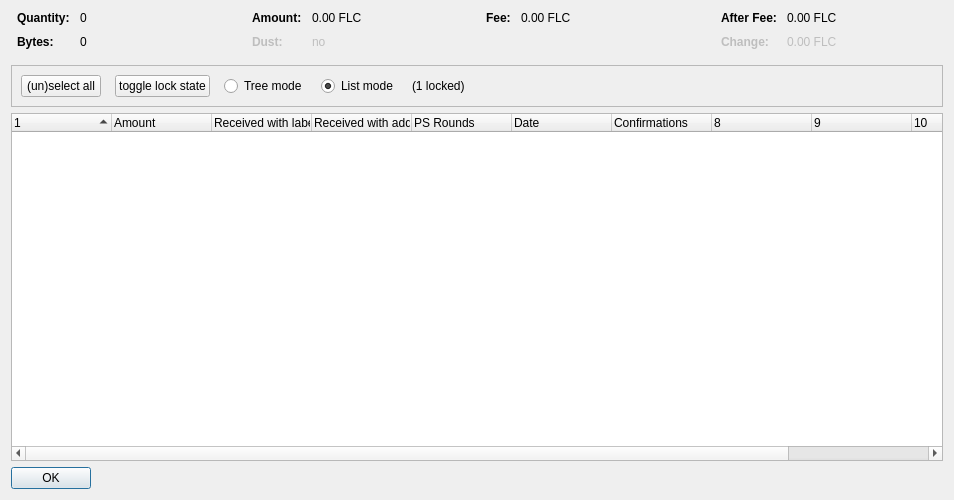
<?xml version="1.0" encoding="UTF-8"?>
<ui version="4.0">
 <class>CoinControlDialog</class>
 <widget class="QDialog" name="CoinControlDialog">
  <property name="geometry">
   <rect>
    <x>0</x>
    <y>0</y>
    <width>954</width>
    <height>500</height>
   </rect>
  </property>
  <property name="windowTitle">
   <string>Coin Selection</string>
  </property>
  <layout class="QVBoxLayout" name="verticalLayout">
   <item>
    <layout class="QHBoxLayout" name="horizontalLayoutTop" stretch="0,0,0,0">
     <property name="topMargin">
      <number>0</number>
     </property>
     <property name="bottomMargin">
      <number>10</number>
     </property>
     <item>
      <layout class="QFormLayout" name="formLayoutCoinControl1">
       <property name="horizontalSpacing">
        <number>10</number>
       </property>
       <property name="verticalSpacing">
        <number>10</number>
       </property>
       <property name="leftMargin">
        <number>6</number>
       </property>
       <property name="rightMargin">
        <number>6</number>
       </property>
       <item row="0" column="0">
        <widget class="QLabel" name="labelCoinControlQuantityText">
         <property name="font">
          <font>
           <weight>75</weight>
           <bold>true</bold>
          </font>
         </property>
         <property name="text">
          <string>Quantity:</string>
         </property>
        </widget>
       </item>
       <item row="0" column="1">
        <widget class="QLabel" name="labelCoinControlQuantity">
         <property name="cursor">
          <cursorShape>IBeamCursor</cursorShape>
         </property>
         <property name="contextMenuPolicy">
          <enum>Qt::ActionsContextMenu</enum>
         </property>
         <property name="text">
          <string notr="true">0</string>
         </property>
         <property name="textInteractionFlags">
          <set>Qt::LinksAccessibleByMouse|Qt::TextSelectableByKeyboard|Qt::TextSelectableByMouse</set>
         </property>
        </widget>
       </item>
       <item row="1" column="0">
        <widget class="QLabel" name="labelCoinControlBytesText">
         <property name="font">
          <font>
           <weight>75</weight>
           <bold>true</bold>
          </font>
         </property>
         <property name="text">
          <string>Bytes:</string>
         </property>
        </widget>
       </item>
       <item row="1" column="1">
        <widget class="QLabel" name="labelCoinControlBytes">
         <property name="cursor">
          <cursorShape>IBeamCursor</cursorShape>
         </property>
         <property name="contextMenuPolicy">
          <enum>Qt::ActionsContextMenu</enum>
         </property>
         <property name="text">
          <string notr="true">0</string>
         </property>
         <property name="textInteractionFlags">
          <set>Qt::LinksAccessibleByMouse|Qt::TextSelectableByKeyboard|Qt::TextSelectableByMouse</set>
         </property>
        </widget>
       </item>
      </layout>
     </item>
     <item>
      <layout class="QFormLayout" name="formLayoutCoinControl2">
       <property name="horizontalSpacing">
        <number>10</number>
       </property>
       <property name="verticalSpacing">
        <number>10</number>
       </property>
       <property name="leftMargin">
        <number>6</number>
       </property>
       <property name="rightMargin">
        <number>6</number>
       </property>
       <item row="0" column="0">
        <widget class="QLabel" name="labelCoinControlAmountText">
         <property name="font">
          <font>
           <weight>75</weight>
           <bold>true</bold>
          </font>
         </property>
         <property name="text">
          <string>Amount:</string>
         </property>
        </widget>
       </item>
       <item row="0" column="1">
        <widget class="QLabel" name="labelCoinControlAmount">
         <property name="cursor">
          <cursorShape>IBeamCursor</cursorShape>
         </property>
         <property name="contextMenuPolicy">
          <enum>Qt::ActionsContextMenu</enum>
         </property>
         <property name="text">
          <string notr="true">0.00 FLC</string>
         </property>
         <property name="textInteractionFlags">
          <set>Qt::LinksAccessibleByMouse|Qt::TextSelectableByKeyboard|Qt::TextSelectableByMouse</set>
         </property>
        </widget>
       </item>
       <item row="1" column="0">
        <widget class="QLabel" name="labelCoinControlLowOutputText">
         <property name="enabled">
          <bool>false</bool>
         </property>
         <property name="font">
          <font>
           <weight>75</weight>
           <bold>true</bold>
          </font>
         </property>
         <property name="text">
          <string>Dust:</string>
         </property>
        </widget>
       </item>
       <item row="1" column="1">
        <widget class="QLabel" name="labelCoinControlLowOutput">
         <property name="enabled">
          <bool>false</bool>
         </property>
         <property name="cursor">
          <cursorShape>IBeamCursor</cursorShape>
         </property>
         <property name="contextMenuPolicy">
          <enum>Qt::ActionsContextMenu</enum>
         </property>
         <property name="text">
          <string notr="true">no</string>
         </property>
         <property name="textInteractionFlags">
          <set>Qt::LinksAccessibleByMouse|Qt::TextSelectableByKeyboard|Qt::TextSelectableByMouse</set>
         </property>
        </widget>
       </item>
      </layout>
     </item>
     <item>
      <layout class="QFormLayout" name="formLayoutCoinControl3">
       <property name="horizontalSpacing">
        <number>10</number>
       </property>
       <property name="verticalSpacing">
        <number>10</number>
       </property>
       <property name="leftMargin">
        <number>6</number>
       </property>
       <property name="rightMargin">
        <number>6</number>
       </property>
       <item row="0" column="0">
        <widget class="QLabel" name="labelCoinControlFeeText">
         <property name="font">
          <font>
           <weight>75</weight>
           <bold>true</bold>
          </font>
         </property>
         <property name="text">
          <string>Fee:</string>
         </property>
        </widget>
       </item>
       <item row="0" column="1">
        <widget class="QLabel" name="labelCoinControlFee">
         <property name="cursor">
          <cursorShape>IBeamCursor</cursorShape>
         </property>
         <property name="contextMenuPolicy">
          <enum>Qt::ActionsContextMenu</enum>
         </property>
         <property name="text">
          <string notr="true">0.00 FLC</string>
         </property>
         <property name="textInteractionFlags">
          <set>Qt::LinksAccessibleByMouse|Qt::TextSelectableByKeyboard|Qt::TextSelectableByMouse</set>
         </property>
        </widget>
       </item>
      </layout>
     </item>
     <item>
      <layout class="QFormLayout" name="formLayoutCoinControl4">
       <property name="horizontalSpacing">
        <number>10</number>
       </property>
       <property name="verticalSpacing">
        <number>10</number>
       </property>
       <property name="leftMargin">
        <number>6</number>
       </property>
       <property name="rightMargin">
        <number>6</number>
       </property>
       <item row="0" column="0">
        <widget class="QLabel" name="labelCoinControlAfterFeeText">
         <property name="font">
          <font>
           <weight>75</weight>
           <bold>true</bold>
          </font>
         </property>
         <property name="text">
          <string>After Fee:</string>
         </property>
        </widget>
       </item>
       <item row="0" column="1">
        <widget class="QLabel" name="labelCoinControlAfterFee">
         <property name="cursor">
          <cursorShape>IBeamCursor</cursorShape>
         </property>
         <property name="contextMenuPolicy">
          <enum>Qt::ActionsContextMenu</enum>
         </property>
         <property name="text">
          <string notr="true">0.00 FLC</string>
         </property>
         <property name="textInteractionFlags">
          <set>Qt::LinksAccessibleByMouse|Qt::TextSelectableByKeyboard|Qt::TextSelectableByMouse</set>
         </property>
        </widget>
       </item>
       <item row="1" column="0">
        <widget class="QLabel" name="labelCoinControlChangeText">
         <property name="enabled">
          <bool>false</bool>
         </property>
         <property name="font">
          <font>
           <weight>75</weight>
           <bold>true</bold>
          </font>
         </property>
         <property name="text">
          <string>Change:</string>
         </property>
        </widget>
       </item>
       <item row="1" column="1">
        <widget class="QLabel" name="labelCoinControlChange">
         <property name="enabled">
          <bool>false</bool>
         </property>
         <property name="cursor">
          <cursorShape>IBeamCursor</cursorShape>
         </property>
         <property name="contextMenuPolicy">
          <enum>Qt::ActionsContextMenu</enum>
         </property>
         <property name="text">
          <string notr="true">0.00 FLC</string>
         </property>
         <property name="textInteractionFlags">
          <set>Qt::LinksAccessibleByMouse|Qt::TextSelectableByKeyboard|Qt::TextSelectableByMouse</set>
         </property>
        </widget>
       </item>
      </layout>
     </item>
    </layout>
   </item>
   <item>
    <widget class="QFrame" name="frame">
     <property name="minimumSize">
      <size>
       <width>0</width>
       <height>40</height>
      </size>
     </property>
     <property name="frameShape">
      <enum>QFrame::StyledPanel</enum>
     </property>
     <property name="frameShadow">
      <enum>QFrame::Sunken</enum>
     </property>
     <layout class="QHBoxLayout" name="horizontalLayout">
      <item>
       <layout class="QHBoxLayout" name="horizontalLayoutPanel" stretch="0,0,0,0,0,0">
        <property name="spacing">
         <number>14</number>
        </property>
        <item>
         <widget class="QPushButton" name="pushButtonSelectAll">
          <property name="sizePolicy">
           <sizepolicy hsizetype="Maximum" vsizetype="Fixed">
            <horstretch>0</horstretch>
            <verstretch>0</verstretch>
           </sizepolicy>
          </property>
          <property name="text">
           <string>(un)select all</string>
          </property>
          <property name="autoDefault">
           <bool>false</bool>
          </property>
         </widget>
        </item>
        <item>
         <widget class="QPushButton" name="pushButtonToggleLock">
          <property name="sizePolicy">
           <sizepolicy hsizetype="Maximum" vsizetype="Fixed">
            <horstretch>0</horstretch>
            <verstretch>0</verstretch>
           </sizepolicy>
          </property>
          <property name="text">
           <string>toggle lock state</string>
          </property>
          <property name="autoDefault">
           <bool>false</bool>
          </property>
         </widget>
        </item>
        <item>
         <widget class="QRadioButton" name="radioTreeMode">
          <property name="sizePolicy">
           <sizepolicy hsizetype="Maximum" vsizetype="Fixed">
            <horstretch>0</horstretch>
            <verstretch>0</verstretch>
           </sizepolicy>
          </property>
          <property name="text">
           <string>Tree mode</string>
          </property>
         </widget>
        </item>
        <item>
         <widget class="QRadioButton" name="radioListMode">
          <property name="sizePolicy">
           <sizepolicy hsizetype="Maximum" vsizetype="Fixed">
            <horstretch>0</horstretch>
            <verstretch>0</verstretch>
           </sizepolicy>
          </property>
          <property name="text">
           <string>List mode</string>
          </property>
          <property name="checked">
           <bool>true</bool>
          </property>
         </widget>
        </item>
        <item>
         <widget class="QLabel" name="labelLocked">
          <property name="text">
           <string>(1 locked)</string>
          </property>
         </widget>
        </item>
        <item>
         <spacer name="horizontalSpacer">
          <property name="orientation">
           <enum>Qt::Horizontal</enum>
          </property>
          <property name="sizeHint" stdset="0">
           <size>
            <width>40</width>
            <height>20</height>
           </size>
          </property>
         </spacer>
        </item>
       </layout>
      </item>
     </layout>
    </widget>
   </item>
   <item>
    <widget class="CoinControlTreeWidget" name="treeWidget">
     <property name="contextMenuPolicy">
      <enum>Qt::CustomContextMenu</enum>
     </property>
     <property name="sortingEnabled">
      <bool>false</bool>
     </property>
     <property name="columnCount">
      <number>11</number>
     </property>
     <attribute name="headerShowSortIndicator" stdset="0">
      <bool>true</bool>
     </attribute>
     <attribute name="headerStretchLastSection">
      <bool>false</bool>
     </attribute>
     <column>
      <property name="text">
       <string/>
      </property>
     </column>
     <column>
      <property name="text">
       <string>Amount</string>
      </property>
     </column>
     <column>
      <property name="text">
       <string>Received with label</string>
      </property>
     </column>
     <column>
      <property name="text">
       <string>Received with address</string>
      </property>
     </column>
     <column>
      <property name="text">
       <string>PS Rounds</string>
      </property>
     </column>
     <column>
      <property name="text">
       <string>Date</string>
      </property>
     </column>
     <column>
      <property name="text">
       <string>Confirmations</string>
      </property>
      <property name="toolTip">
       <string>Confirmed</string>
      </property>
     </column>
     <column>
      <property name="text">
       <string/>
      </property>
     </column>
     <column>
      <property name="text">
       <string/>
      </property>
     </column>
     <column>
      <property name="text">
       <string/>
      </property>
     </column>
     <column>
      <property name="text">
       <string/>
      </property>
     </column>
    </widget>
   </item>
   <item>
    <widget class="QDialogButtonBox" name="buttonBox">
     <property name="sizePolicy">
      <sizepolicy hsizetype="Maximum" vsizetype="Fixed">
       <horstretch>0</horstretch>
       <verstretch>0</verstretch>
      </sizepolicy>
     </property>
     <property name="orientation">
      <enum>Qt::Horizontal</enum>
     </property>
     <property name="standardButtons">
      <set>QDialogButtonBox::Ok</set>
     </property>
    </widget>
   </item>
  </layout>
 </widget>
 <customwidgets>
  <customwidget>
   <class>CoinControlTreeWidget</class>
   <extends>QTreeWidget</extends>
   <header>coincontroltreewidget.h</header>
  </customwidget>
 </customwidgets>
 <resources/>
 <connections/>
</ui>
